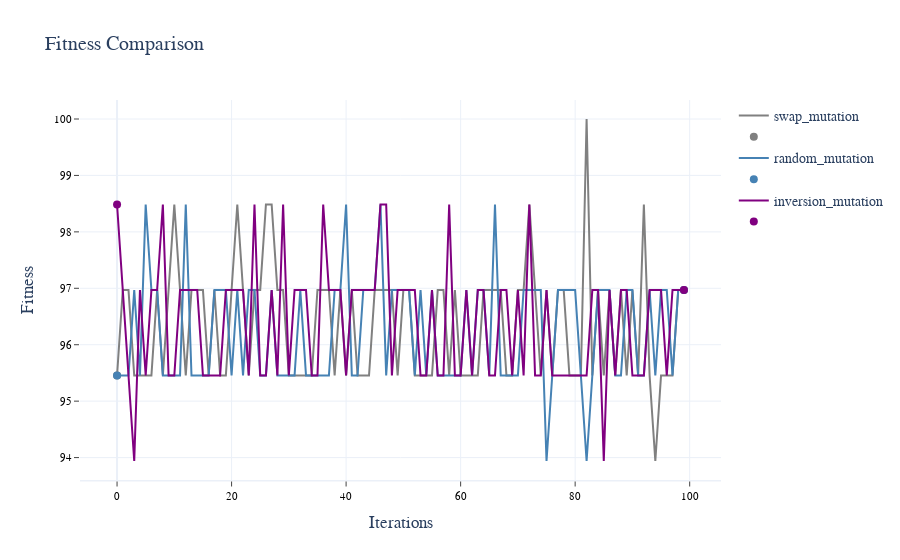
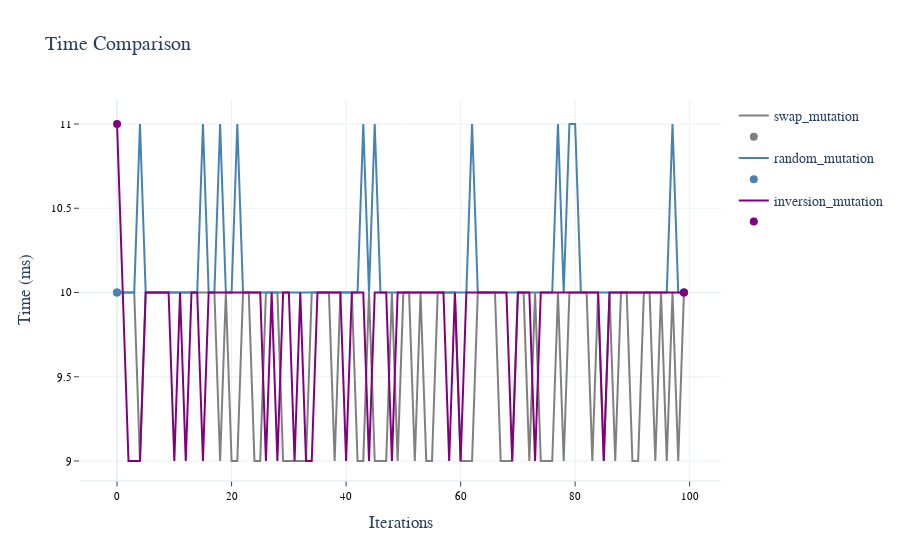

The notebook cell these images were saved under, in order:
### Markdown cell above
### __2.1 Mutation Operator__

### Code cell
# seed for reproducibility
np.random.seed(0)

# Define the range of values
mutation = ['swap_mutation', 'random_mutation', 'inversion_mutation']

# Print current parameters to use in best_operators_search
print('\033[1mParameters for GA:\033[0m', end='\n\n')
print(params, end='\n\n')

param_list, df = best_operators_search('mut', mutation, params)

# Displaying average results of the 100 iterations
print('\033[1mAverage results:', end='\n')
df['const'] = 'const'
df_avg = df.groupby('const').mean().reset_index(drop=True).round(3)
display(df_avg)

# Getting best parameter by fitness & time
best_param_fit = df_avg[[col for col in df_avg.columns if col.startswith('Fit_')]].idxmax(axis=1)[0].replace('Fit_', '')
best_param_time = df_avg[[col for col in df_avg.columns if col.startswith('Time_')]].idxmin(axis=1)[0].replace('Time_', '')
print(f'\nBest Fitness: \033[1m{best_param_fit}\033[0m\n\nBest Time: \033[1m{best_param_time}\033[0m', end='\n\n')

# Setting the best parameter as new default value
replace_param = {'mut': best_param_time}

# Plotting results
plot_values(data = df, colors = color_palette[:len(mutation)], layout=2, template='white', grid=True)

### Figure 1 — Plotly figure (JSON) as saved in the notebook; plotly's stock layout.template omitted (floating-point values rounded to 4 significant figures)
{"data": [{"line": {"color": "gray", "width": 2}, "name": "swap_mutation", "type": "scatter", "x": [0, 1, 2, 3, 4, 5, 6, 7, 8, 9, 10, 11, 12, 13, 14, 15, 16, 17, 18, 19, 20, 21, 22, 23, 24, 25, 26, 27, 28, 29, 30, 31, 32, 33, 34, 35, 36, 37, 38, 39, 40, 41, 42, 43, 44, 45, 46, 47, 48, 49, 50, 51, 52, 53, 54, 55, 56, 57, 58, 59, 60, 61, 62, 63, 64, 65, 66, 67, 68, 69, 70, 71, 72, 73, 74, 75, 76, 77, 78, 79, 80, 81, 82, 83, 84, 85, 86, 87, 88, 89, 90, 91, 92, 93, 94, 95, 96, 97, 98, 99], "y": [95.45, 96.97, 96.97, 95.45, 95.45, 95.45, 95.45, 96.97, 95.45, 96.97, 98.48, 96.97, 95.45, 96.97, 96.97, 96.97, 95.45, 96.97, 95.45, 95.45, 96.97, 98.48, 96.97, 95.45, 96.97, 96.97, 98.48, 98.48, 96.97, 96.97, 95.45, 95.45, 95.45, 95.45, 95.45, 96.97, 96.97, 96.97, 95.45, 96.97, 95.45, 96.97, 95.45, 95.45, 95.45, 96.97, 96.97, 96.97, 96.97, 95.45, 96.97, 96.97, 95.45, 95.45, 95.45, 95.45, 96.97, 96.97, 95.45, 96.97, 95.45, 95.45, 95.45, 95.45, 96.97, 96.97, 96.97, 96.97, 95.45, 95.45, 96.97, 96.97, 98.48, 96.97, 95.45, 96.97, 95.45, 96.97, 96.97, 95.45, 95.45, 95.45, 100, 95.45, 96.97, 95.45, 96.97, 95.45, 96.97, 95.45, 96.97, 95.45, 98.48, 95.45, 93.94, 95.45, 95.45, 95.45, 96.97, 96.97]}, {"marker": {"color": "gray", "size": 8}, "mode": "markers", "name": "", "type": "scatter", "x": [0, 99], "y": [95.45, 96.97]}, {"line": {"color": "steelblue", "width": 2}, "name": "random_mutation", "type": "scatter", "x": [0, 1, 2, 3, 4, 5, 6, 7, 8, 9, 10, 11, 12, 13, 14, 15, 16, 17, 18, 19, 20, 21, 22, 23, 24, 25, 26, 27, 28, 29, 30, 31, 32, 33, 34, 35, 36, 37, 38, 39, 40, 41, 42, 43, 44, 45, 46, 47, 48, 49, 50, 51, 52, 53, 54, 55, 56, 57, 58, 59, 60, 61, 62, 63, 64, 65, 66, 67, 68, 69, 70, 71, 72, 73, 74, 75, 76, 77, 78, 79, 80, 81, 82, 83, 84, 85, 86, 87, 88, 89, 90, 91, 92, 93, 94, 95, 96, 97, 98, 99], "y": [95.45, 95.45, 95.45, 96.97, 95.45, 98.48, 96.97, 96.97, 95.45, 95.45, 95.45, 95.45, 98.48, 95.45, 95.45, 95.45, 95.45, 96.97, 96.97, 96.97, 95.45, 96.97, 95.45, 96.97, 96.97, 95.45, 95.45, 96.97, 95.45, 95.45, 95.45, 95.45, 96.97, 95.45, 95.45, 95.45, 95.45, 95.45, 96.97, 96.97, 98.48, 95.45, 95.45, 96.97, 96.97, 96.97, 98.48, 95.45, 96.97, 96.97, 96.97, 96.97, 95.45, 96.97, 95.45, 96.97, 95.45, 95.45, 95.45, 95.45, 95.45, 96.97, 95.45, 96.97, 96.97, 95.45, 98.48, 95.45, 95.45, 95.45, 95.45, 96.97, 96.97, 96.97, 96.97, 93.94, 95.45, 96.97, 96.97, 96.97, 96.97, 95.45, 93.94, 95.45, 96.97, 96.97, 96.97, 95.45, 95.45, 96.97, 96.97, 95.45, 95.45, 96.97, 95.45, 96.97, 96.97, 95.45, 96.97, 96.97]}, {"marker": {"color": "steelblue", "size": 8}, "mode": "markers", "name": "", "type": "scatter", "x": [0, 99], "y": [95.45, 96.97]}, {"line": {"color": "purple", "width": 2}, "name": "inversion_mutation", "type": "scatter", "x": [0, 1, 2, 3, 4, 5, 6, 7, 8, 9, 10, 11, 12, 13, 14, 15, 16, 17, 18, 19, 20, 21, 22, 23, 24, 25, 26, 27, 28, 29, 30, 31, 32, 33, 34, 35, 36, 37, 38, 39, 40, 41, 42, 43, 44, 45, 46, 47, 48, 49, 50, 51, 52, 53, 54, 55, 56, 57, 58, 59, 60, 61, 62, 63, 64, 65, 66, 67, 68, 69, 70, 71, 72, 73, 74, 75, 76, 77, 78, 79, 80, 81, 82, 83, 84, 85, 86, 87, 88, 89, 90, 91, 92, 93, 94, 95, 96, 97, 98, 99], "y": [98.48, 96.97, 95.45, 93.94, 96.97, 95.45, 96.97, 96.97, 98.48, 95.45, 95.45, 96.97, 96.97, 96.97, 96.97, 95.45, 95.45, 95.45, 95.45, 96.97, 96.97, 96.97, 96.97, 95.45, 98.48, 95.45, 95.45, 96.97, 95.45, 98.48, 95.45, 96.97, 96.97, 96.97, 95.45, 95.45, 98.48, 96.97, 96.97, 96.97, 95.45, 96.97, 96.97, 96.97, 96.97, 96.97, 98.48, 98.48, 95.45, 96.97, 96.97, 96.97, 96.97, 95.45, 95.45, 96.97, 95.45, 95.45, 98.48, 95.45, 95.45, 96.97, 95.45, 96.97, 96.97, 95.45, 95.45, 96.97, 96.97, 95.45, 96.97, 95.45, 98.48, 95.45, 95.45, 96.97, 95.45, 95.45, 95.45, 95.45, 95.45, 95.45, 95.45, 96.97, 96.97, 93.94, 96.97, 95.45, 96.97, 96.97, 95.45, 95.45, 95.45, 96.97, 96.97, 96.97, 95.45, 96.97, 96.97, 96.97]}, {"marker": {"color": "purple", "size": 8}, "mode": "markers", "name": "", "type": "scatter", "x": [0, 99], "y": [98.48, 96.97]}], "layout": {"font": {"family": "Verdana", "size": 14}, "title": {"text": "Fitness Comparison"}, "xaxis": {"linewidth": 1.5, "showgrid": true, "showline": true, "showticklabels": true, "tickfont": {"color": "#000000", "family": "Verdana", "size": 11}, "ticks": "outside", "title": {"text": "Iterations"}}, "yaxis": {"showgrid": true, "showline": false, "showticklabels": true, "tickfont": {"color": "#000000", "family": "Verdana", "size": 11}, "ticks": "outside", "title": {"text": "Fitness"}, "zeroline": false}}}

### Figure 2 — Plotly figure (JSON) as saved in the notebook; plotly's stock layout.template omitted (floating-point values rounded to 4 significant figures)
{"data": [{"line": {"color": "gray", "width": 2}, "name": "swap_mutation", "type": "scatter", "x": [0, 1, 2, 3, 4, 5, 6, 7, 8, 9, 10, 11, 12, 13, 14, 15, 16, 17, 18, 19, 20, 21, 22, 23, 24, 25, 26, 27, 28, 29, 30, 31, 32, 33, 34, 35, 36, 37, 38, 39, 40, 41, 42, 43, 44, 45, 46, 47, 48, 49, 50, 51, 52, 53, 54, 55, 56, 57, 58, 59, 60, 61, 62, 63, 64, 65, 66, 67, 68, 69, 70, 71, 72, 73, 74, 75, 76, 77, 78, 79, 80, 81, 82, 83, 84, 85, 86, 87, 88, 89, 90, 91, 92, 93, 94, 95, 96, 97, 98, 99], "y": [10, 10, 10, 10, 9, 10, 10, 10, 10, 10, 10, 10, 10, 10, 10, 10, 10, 10, 9, 10, 9, 9, 10, 10, 9, 9, 10, 10, 10, 9, 9, 9, 9, 9, 10, 10, 10, 10, 9, 10, 10, 10, 9, 9, 10, 9, 9, 9, 10, 9, 10, 10, 9, 10, 9, 9, 10, 10, 10, 10, 9, 9, 9, 10, 10, 10, 10, 9, 9, 9, 10, 10, 9, 10, 9, 9, 9, 10, 9, 10, 10, 10, 10, 9, 10, 9, 10, 9, 10, 10, 9, 9, 10, 10, 9, 10, 9, 10, 9, 10]}, {"marker": {"color": "gray", "size": 8}, "mode": "markers", "name": "", "type": "scatter", "x": [0, 99], "y": [10, 10]}, {"line": {"color": "steelblue", "width": 2}, "name": "random_mutation", "type": "scatter", "x": [0, 1, 2, 3, 4, 5, 6, 7, 8, 9, 10, 11, 12, 13, 14, 15, 16, 17, 18, 19, 20, 21, 22, 23, 24, 25, 26, 27, 28, 29, 30, 31, 32, 33, 34, 35, 36, 37, 38, 39, 40, 41, 42, 43, 44, 45, 46, 47, 48, 49, 50, 51, 52, 53, 54, 55, 56, 57, 58, 59, 60, 61, 62, 63, 64, 65, 66, 67, 68, 69, 70, 71, 72, 73, 74, 75, 76, 77, 78, 79, 80, 81, 82, 83, 84, 85, 86, 87, 88, 89, 90, 91, 92, 93, 94, 95, 96, 97, 98, 99], "y": [10, 10, 10, 10, 11, 10, 10, 10, 10, 10, 10, 10, 10, 10, 10, 11, 10, 10, 11, 10, 10, 11, 10, 10, 10, 10, 10, 10, 10, 10, 10, 10, 10, 10, 10, 10, 10, 10, 10, 10, 10, 10, 10, 11, 10, 11, 10, 10, 10, 10, 10, 10, 10, 10, 10, 10, 10, 10, 10, 10, 10, 10, 11, 10, 10, 10, 10, 10, 10, 10, 10, 10, 10, 10, 10, 10, 10, 11, 10, 11, 11, 10, 10, 10, 10, 10, 10, 10, 10, 10, 10, 10, 10, 10, 10, 10, 10, 11, 10, 10]}, {"marker": {"color": "steelblue", "size": 8}, "mode": "markers", "name": "", "type": "scatter", "x": [0, 99], "y": [10, 10]}, {"line": {"color": "purple", "width": 2}, "name": "inversion_mutation", "type": "scatter", "x": [0, 1, 2, 3, 4, 5, 6, 7, 8, 9, 10, 11, 12, 13, 14, 15, 16, 17, 18, 19, 20, 21, 22, 23, 24, 25, 26, 27, 28, 29, 30, 31, 32, 33, 34, 35, 36, 37, 38, 39, 40, 41, 42, 43, 44, 45, 46, 47, 48, 49, 50, 51, 52, 53, 54, 55, 56, 57, 58, 59, 60, 61, 62, 63, 64, 65, 66, 67, 68, 69, 70, 71, 72, 73, 74, 75, 76, 77, 78, 79, 80, 81, 82, 83, 84, 85, 86, 87, 88, 89, 90, 91, 92, 93, 94, 95, 96, 97, 98, 99], "y": [11, 10, 9, 9, 9, 10, 10, 10, 10, 10, 9, 10, 9, 10, 10, 9, 10, 10, 10, 10, 10, 10, 10, 10, 10, 10, 9, 10, 9, 10, 10, 9, 10, 9, 9, 10, 10, 10, 10, 10, 9, 10, 10, 10, 9, 10, 10, 10, 9, 10, 10, 10, 10, 10, 10, 10, 10, 10, 9, 10, 9, 10, 10, 10, 10, 10, 10, 10, 10, 9, 10, 10, 10, 9, 10, 10, 10, 10, 10, 10, 10, 10, 10, 10, 10, 9, 10, 10, 10, 10, 10, 10, 10, 10, 10, 10, 10, 10, 10, 10]}, {"marker": {"color": "purple", "size": 8}, "mode": "markers", "name": "", "type": "scatter", "x": [0, 99], "y": [11, 10]}], "layout": {"font": {"family": "Verdana", "size": 14}, "title": {"text": "Time Comparison"}, "xaxis": {"linewidth": 1.5, "showgrid": true, "showline": true, "showticklabels": true, "tickfont": {"color": "#000000", "family": "Verdana", "size": 11}, "ticks": "outside", "title": {"text": "Iterations"}}, "yaxis": {"showgrid": true, "showline": false, "showticklabels": true, "tickfont": {"color": "#000000", "family": "Verdana", "size": 11}, "ticks": "outside", "title": {"text": "Time (ms)"}, "zeroline": false}}}
